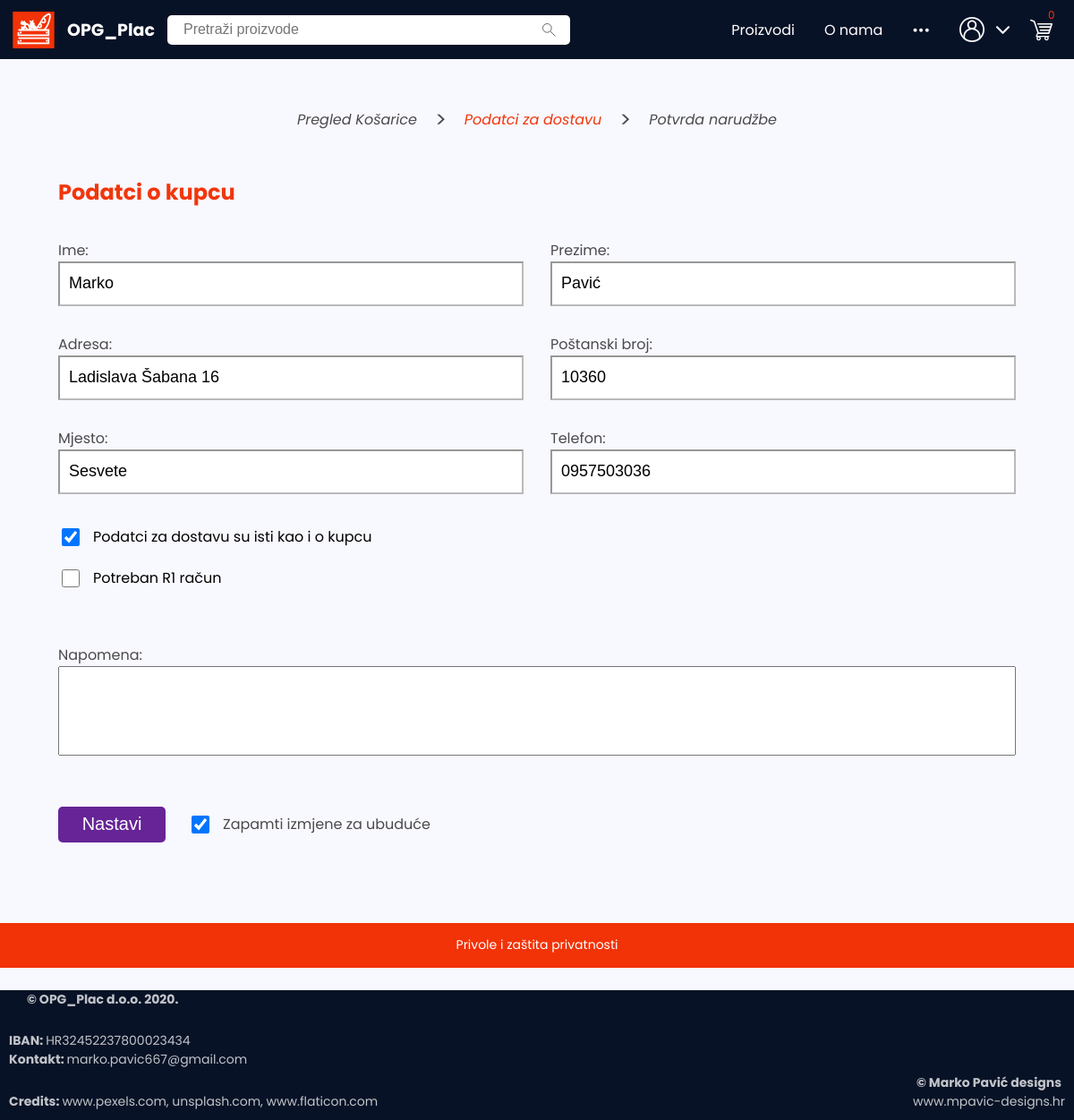
Before: /dostava (signed in) with the older database file.
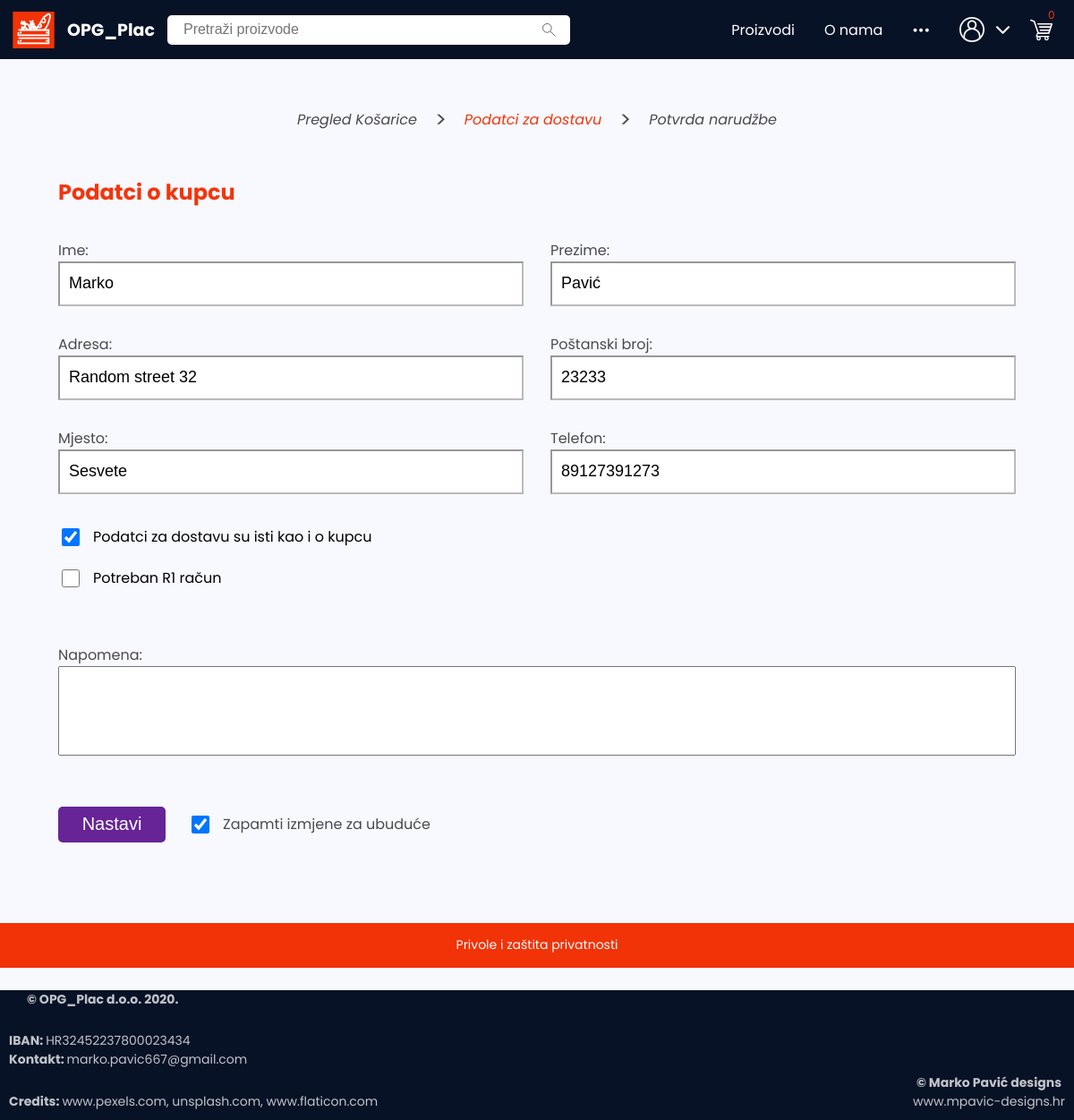
After: the same page with the newer database file.
### OPG_Plac/models.py (models this page shows, shortened)
class User(AbstractBaseUser, PermissionsMixin):
    email = models.EmailField(unique=True, verbose_name="email_address", max_length=200)
    first_name = models.CharField(max_length=100)
    last_name = models.CharField(max_length=150)
    is_staff = models.BooleanField(default=False)
    is_admin = models.BooleanField(default=False)
    is_active = models.BooleanField(default=True)
    timestamp = models.DateTimeField(auto_now_add=True)
    USERNAME_FIELD = 'email'  # Login via email
    REQUIRED_FIELDS = ['first_name', "last_name"]
    objects = UserManager()  # Assign custom user_manager to a custom_user
    def __str__(self):
        return self.email

class ExtendedUser(models.Model):
    user = models.OneToOneField(User, on_delete=models.CASCADE)
    address = models.CharField(max_length=200)
    place = models.CharField(max_length=100)
    post_code = models.CharField(max_length=5)
    phone = models.CharField(max_length=20)
    delivery_first_name = models.CharField(max_length=100, blank=True)
    delivery_last_name = models.CharField(max_length=150, blank=True)
    delivery_address = models.CharField(max_length=200, blank=True)
    delivery_place = models.CharField(max_length=100, blank=True)
    delivery_post_code = models.CharField(max_length=5, blank=True)
    delivery_phone = models.CharField(max_length=20, blank=True)
    company_name = models.CharField(max_length=200, blank=True)
    company_address = models.CharField(max_length=200, blank=True)
    company_post_code = models.CharField(max_length=5, blank=True)
    OIB = models.CharField(max_length=11, blank=True)
    same_delivery = models.BooleanField(default=True)
    need_R1 = models.BooleanField(default=False)

### OPG_Plac/views.py (the view)
# urls.py: path("dostava", view_delivery, name="dostava"),
@login_required(login_url="/prijava")
def view_delivery(request):
    user = models.User.objects.get(email=request.user)
    if len(user.cart.all()) == 0:
        return redirect("/košarica")
    try:
        user_info = serializers.serialize_user_info(user.extendeduser)
    except ObjectDoesNotExist:
        user_info = {
            "first_name": user.first_name,
            "last_name": user.last_name
        }
    return render(request, "components/cart/delivery.html", user_info)

### OPG_Plac/templates/components/cart/delivery.html (shortened to what this page needs)
{% extends 'components/site_frame.html' %}
{% load static %}
{% block head %}
    <link rel="stylesheet" href="{% static 'subpages/cart/delivery.css' %}">
    <link rel="stylesheet" href="{% static 'subpages/cart/subnav.css' %}">
{% endblock %}
{% block body %}
    {% include '../navbar.html' %}
    {% include './subnav.html' with step="delivery" %}
        <div class="deliver-form-top-container">
            <h2>Podatci o kupcu</h2>
            <form class="delivery-data-form">
                <div class="delivery-form-input-group">
                    <div id="name-container">
                        <label for="name">Ime:</label>
                        <input value="{{first_name}}" type="text" name="name" id=name>
                    </div>
                    <div id="surname-container">
                        <label for="surname">Prezime:</label>
                        <input value="{{last_name}}" id="surname" type="text" name="surname">
                    </div>
                </div>
                <div class="delivery-form-input-group">
                    <div id="address-container">
                        <label for="address">Adresa:</label>
                        <input value="{{address}}" id="address" type="text" name="address">
                    </div>
                    <div id="post_code-container">
                        <label  for="post-code">Poštanski broj:</label>
                        <input value="{{post_code}}" id="post_code" oninput="validate_pcode_input(this)" type="text">
                    </div>
                </div>
                <div class="delivery-form-input-group">
                    <div id="place-container">
                        <label for="place">Mjesto:</label>
                        <input value="{{place}}" id="place" type="text" name="place">
                    </div>
                    <div id="phone-container">
                        <label for="phone">Telefon:</label>
                        <input value="{{phone}}" id="phone" oninput="validate_phone_num(this)" type="text">
                    </div>
                </div>
            </form>
            <form class="delivery-data-form">
                <div>
                    <div class="delivery-data-form-checkbox-box">
                        <input {% if same_delivery is False %} {% else %} checked {% endif %} name="same_delivery" onchange="show_hide_delivery_form()" id="same-delivery-chckbox" type="checkbox">
                        <label for="same_delivery">Podatci za dostavu su isti kao i o kupcu</label>
                    </div>
                    <div class="delivery-data-form-checkbox-box">
                        <input {% if need_R1 %} checked {% endif %} name="need_r1" onchange="show_hide_r1_form()" id="need-r1-chckbox" type="checkbox">
                        <label for="need_r1">Potreban R1 račun</label>
                    </div>
                </div>
                <div class="delivery-form-input-group">
                    <div class="delivery-form-notice-textarea-container">
                        <label for="notice">Napomena:</label>
                        <textarea name="notice" id="notice" cols="30" rows="10"></textarea>
                    </div>
                </div>
                <div class="delivery-form-input-group">
                    <div class="delivery-data-form-checkbox-box">
                        <button onclick="submit_delivery_data(event)" class="delivery-data-submit-btn">Nastavi</button>
                        <input checked id="remember-input-chckbox" name="remember" type="checkbox">
                        <label for="remember">Zapamti izmjene za ubuduće</label>
                    </div>
                </div>
            </form>
        </div>
    {% include '../footer.html' %}
{% endblock %}

### OPG_Plac/templates/components/site_frame.html (shortened to what this page needs)
{% load static %}
<!DOCTYPE html>
<html lang="en">
<head>
    <link rel="stylesheet" href="{% static 'style.css' %}">
    <link rel="stylesheet" type="text/css" href="{% static 'navbar.css' %}">
    <link rel="stylesheet" type="text/css" href="{% static 'header_hero.css' %}">
    <link rel="stylesheet" href="{% static 'category_selection_block.css' %}">
    <link rel="stylesheet" href="{% static 'guarantee_banner.css' %}">
    <link rel="stylesheet" href="{% static 'blog_highlights.css' %}">
    <link rel="stylesheet" href="{% static 'footer.css' %}">
    <link rel="stylesheet" href="{% static 'divider_hr_title.css' %}">
    <link rel="stylesheet" href="{% static 'modal_signup.css' %}">
    <link rel="stylesheet" href="{% static 'navbar_utils/user_submenu.css'%}">
    <link rel="stylesheet" href="{% static 'about_info_span.css' %}">
    <link rel="stylesheet" href="{% static 'navbar_utils/search_filters.css' %}">
    {% block head %}
    {% endblock %}
</head>
<body>
    {% block body %}
    {% endblock %}
</body>
</html>

### OPG_Plac/templates/components/navbar.html (shortened to what this page needs)
{% load static %}
   <nav id="navbar" class="navbar">
    <div class="logo-nav-container">
        <a {% if user.is_authenticated %}id="nav_homepage_anchor_icon"{%endif%} class="nav_homepage_anchor_icon" href="/">
            <div class="logo">
                    <img src="{% static 'resources/icons/logo_icn.svg' %}" alt="" width=47 height=41>
                    <span class="media-width" id="logo-span">OPG_Plac</span>
            </div>
        </a>
        <div id="nav-search-bar" class="hide">
            <input autocomplete="off" placeholder="Pretraži proizvode" id="nav_search_bar_input" class="search-bar-input" type="text" name="search_bar_input">
            <button class="search-icon-button">
                    <img src="{% static 'resources/icons/magnifier_icon.svg' %}" alt="magnifier_icon" height=15 width=15>
            </button>
        </div>
    </div>
    <ul id="nav-menu" class="nav-menu">
        <li class="media-width navitem"><a href="/proizvodi">Proizvodi</a></li>
        <li class="media-width navitem"><a href="/about">O nama</a></li>
        <li id="three-dot-menu-button">
            <div class="navitem">•••</div>
        </li>
        {% if user.is_authenticated %}
            <li class="nav_user_logged_profile_options">
                {% include 'components/utility/profile_ico_svg.html' with className='nav_userprof_ico_01 nav_userprof_ico'%}
            </li>
            <li class="nav_shopping_cart_ico">
                <a href="/košarica">
                </a>
                <span id="nav_cart_item_count" class="nav_cart_item_count">0</span>
            </li>
        {% else %}
            <li class="join-btn">
                <button onclick="open_modal_signup_form()" class="join-btn">Pridruži se</button>
            </li>
        {% endif %}
    </ul>
</nav>

### OPG_Plac/templates/components/utility/profile_ico_svg.html
<svg class="{{className}}" id="Layer_1" enable-background="new 0 0 512 512" height="512" viewBox="0 0 512 512" width="512" xmlns="http://www.w3.org/2000/svg"><g><path d="m256 512c-60.615 0-119.406-21.564-165.543-60.721-10.833-9.188-20.995-19.375-30.201-30.275-38.859-46.06-60.256-104.657-60.256-165.004 0-68.381 26.628-132.668 74.98-181.02s112.639-74.98 181.02-74.98 132.668 26.628 181.02 74.98 74.98 112.639 74.98 181.02c0 60.348-21.397 118.945-60.251 164.998-9.211 10.906-19.373 21.093-30.209 30.284-46.134 39.154-104.925 60.718-165.54 60.718zm0-480c-123.514 0-224 100.486-224 224 0 52.805 18.719 104.074 52.709 144.363 8.06 9.543 16.961 18.466 26.451 26.516 40.364 34.256 91.801 53.121 144.84 53.121s104.476-18.865 144.837-53.119c9.493-8.052 18.394-16.976 26.459-26.525 33.985-40.281 52.704-91.55 52.704-144.356 0-123.514-100.486-224-224-224z"/><path d="m256 256c-52.935 0-96-43.065-96-96s43.065-96 96-96 96 43.065 96 96-43.065 96-96 96zm0-160c-35.29 0-64 28.71-64 64s28.71 64 64 64 64-28.71 64-64-28.71-64-64-64z"/><path d="m411.202 455.084c-1.29 0-2.6-.157-3.908-.485-8.57-2.151-13.774-10.843-11.623-19.414 2.872-11.443 4.329-23.281 4.329-35.185 0-78.285-63.646-142.866-141.893-143.99l-2.107-.01-2.107.01c-78.247 1.124-141.893 65.705-141.893 143.99 0 11.904 1.457 23.742 4.329 35.185 2.151 8.571-3.053 17.263-11.623 19.414s-17.263-3.052-19.414-11.623c-3.512-13.989-5.292-28.448-5.292-42.976 0-46.578 18.017-90.483 50.732-123.63 32.683-33.114 76.285-51.708 122.774-52.358.075-.001.149-.001.224-.001l2.27-.011 2.27.01c.075 0 .149 0 .224.001 46.489.649 90.091 19.244 122.774 52.358 32.715 33.148 50.732 77.053 50.732 123.631 0 14.528-1.78 28.987-5.292 42.976-1.823 7.262-8.343 12.107-15.506 12.108z"/></g></svg>

### OPG_Plac/templates/components/cart/subnav.html
<nav class="shopping-cart-order_process-nav">
    <ul class="shopping-cart-subnav">
        <li {% if step == "cart" %}class="cart-subnav-active"{% endif %}><a href="/košarica">Pregled Košarice</a></li>
        <li class="cart-subnav-divider"><span>></span></li>
        <li {% if step == "delivery" %}class="cart-subnav-active"{% endif %}><a href="/dostava">Podatci za dostavu</a></li>
        <li class="cart-subnav-divider"><span>></span></li>
        <li {% if step == "checkout" %}class="cart-subnav-active"{% endif %}><a>Potvrda narudžbe</a></li>
    </ul>
</nav>

### OPG_Plac/templates/components/footer.html (shortened to what this page needs)
<div class="footer-gdpr-info-link-container">
    <a class="footer-gdpr-info-link" href="#">Privole i zaštita privatnosti</a>
</div>
<footer class="footer-block">
    <div class="footer-info-container">
        <div class="footer-info-left">
            <span class="footer-sub-name-span"><strong>© OPG_Plac d.o.o. 2020.</strong></span>
            <div class="footer-info-middle-block">
                <span><strong>IBAN: </strong>HR32452237800023434</span>
                <span><strong>Kontakt: </strong>marko.pavic667@gmail.com</span>
            </div>
            <span class="endspan"><strong>Credits: </strong>www.pexels.com, unsplash.com, www.flaticon.com</span>
        </div>
        <div class="footer-info-right">
            <div class="footer-designer-info-box">
                <span><strong>© Marko Pavić designs</strong></span>
                <span>www.mpavic-designs.hr</span>
            </div>
        </div>
    </div>
</footer>

Changed rows visible on the page:
changed ExtendedUser "Sesvete": address "Ladislava Šabana 16" → "Random street 32"; post_code "10360" → "23233"; phone "0957503036" → "89127391273"
